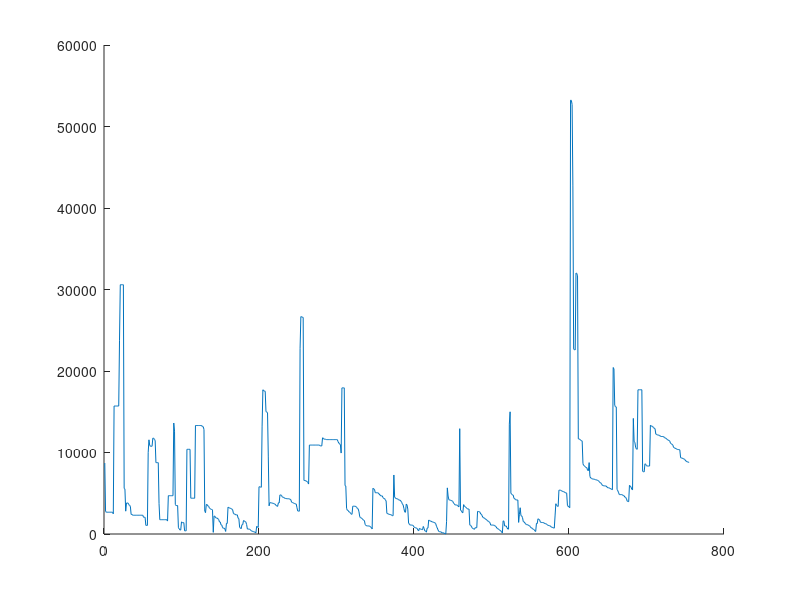

Write MATLAB code to recreate this figure.
clear all, close all, clc,hold on
plot([ ...
8711 ...
2774 ...
2674 ...
2674 ...
2674 ...
2674 ...
2674 ...
2674 ...
2674 ...
2674 ...
2674 ...
2474 ...
15704 ...
15704 ...
15704 ...
15704 ...
15704 ...
15704 ...
15704 ...
23704 ...
30584 ...
30584 ...
30584 ...
30584 ...
30584 ...
5584 ...
5513 ...
2802 ...
3802 ...
3802 ...
3802 ...
3603 ...
3503 ...
3403 ...
2403 ...
2403 ...
2303 ...
2303 ...
2303 ...
2303 ...
2303 ...
2303 ...
2303 ...
2303 ...
2303 ...
2303 ...
2303 ...
2303 ...
2303 ...
2303 ...
2056 ...
2056 ...
2056 ...
1056 ...
1056 ...
1056 ...
9976 ...
11557 ...
10857 ...
10764 ...
10764 ...
10764 ...
11764 ...
11764 ...
11595 ...
11495 ...
8756 ...
8756 ...
8756 ...
8756 ...
3756 ...
1756 ...
1756 ...
1756 ...
1756 ...
1756 ...
1756 ...
1756 ...
1756 ...
1756 ...
1756 ...
1589 ...
4699 ...
4699 ...
4699 ...
4699 ...
4699 ...
4699 ...
4699 ...
13619 ...
12619 ...
3619 ...
3491 ...
3491 ...
3491 ...
765 ...
660 ...
491 ...
491 ...
1491 ...
1391 ...
1391 ...
1391 ...
391 ...
391 ...
391 ...
10391 ...
10391 ...
10391 ...
10391 ...
10391 ...
4391 ...
4391 ...
4391 ...
4391 ...
4391 ...
4391 ...
13311 ...
13311 ...
13311 ...
13311 ...
13311 ...
13311 ...
13311 ...
13311 ...
13311 ...
13171 ...
13171 ...
12821 ...
2821 ...
2621 ...
3621 ...
3621 ...
3452 ...
3393 ...
3193 ...
3123 ...
3023 ...
3023 ...
2937 ...
202 ...
2202 ...
2187 ...
1987 ...
1979 ...
1944 ...
1875 ...
1775 ...
1475 ...
1475 ...
1125 ...
1095 ...
775 ...
720 ...
708 ...
608 ...
314 ...
1314 ...
1291 ...
3291 ...
3236 ...
3176 ...
3162 ...
3113 ...
3059 ...
2963 ...
2523 ...
2459 ...
2429 ...
2352 ...
2352 ...
2352 ...
1952 ...
1892 ...
817 ...
717 ...
650 ...
1150 ...
1150 ...
1650 ...
1613 ...
1529 ...
1469 ...
1169 ...
609 ...
609 ...
609 ...
579 ...
504 ...
408 ...
345 ...
315 ...
283 ...
263 ...
212 ...
147 ...
947 ...
868 ...
800 ...
5800 ...
5788 ...
5763 ...
5732 ...
13240 ...
17700 ...
17567 ...
17548 ...
17513 ...
15007 ...
14977 ...
14877 ...
9457 ...
3457 ...
3851 ...
3851 ...
3805 ...
3799 ...
3768 ...
3738 ...
3678 ...
3656 ...
3487 ...
3462 ...
3385 ...
3831 ...
3801 ...
4801 ...
4786 ...
4743 ...
4543 ...
4511 ...
4483 ...
4383 ...
4368 ...
4354 ...
4328 ...
4328 ...
4328 ...
4320 ...
4263 ...
4219 ...
3919 ...
3862 ...
3838 ...
3763 ...
3746 ...
3686 ...
3686 ...
3223 ...
2824 ...
2815 ...
2790 ...
22790 ...
26677 ...
26652 ...
26587 ...
26572 ...
6572 ...
6561 ...
6561 ...
6472 ...
6442 ...
6330 ...
6130 ...
10912 ...
10912 ...
10912 ...
10912 ...
10912 ...
10912 ...
10912 ...
10912 ...
10912 ...
10912 ...
10912 ...
10912 ...
10912 ...
10912 ...
10809 ...
10809 ...
10809 ...
11809 ...
11733 ...
11633 ...
11633 ...
11633 ...
11582 ...
11582 ...
11582 ...
11582 ...
11582 ...
11582 ...
11582 ...
11582 ...
11582 ...
11582 ...
11582 ...
11582 ...
11582 ...
11582 ...
11582 ...
11334 ...
11167 ...
11028 ...
10980 ...
9931 ...
17931 ...
17931 ...
17931 ...
17931 ...
5931 ...
5884 ...
3134 ...
2909 ...
2892 ...
2721 ...
2692 ...
2553 ...
2449 ...
2411 ...
3411 ...
3411 ...
3411 ...
3403 ...
3373 ...
3258 ...
3139 ...
3075 ...
2726 ...
2111 ...
2011 ...
1966 ...
1903 ...
1763 ...
1693 ...
1648 ...
1148 ...
1053 ...
1004 ...
987 ...
987 ...
987 ...
952 ...
836 ...
810 ...
610 ...
5610 ...
5511 ...
5486 ...
5063 ...
5063 ...
5063 ...
5063 ...
5028 ...
4892 ...
4811 ...
4681 ...
4681 ...
4681 ...
4464 ...
4354 ...
4354 ...
4188 ...
4072 ...
2532 ...
2512 ...
2438 ...
2414 ...
2390 ...
2369 ...
2342 ...
2242 ...
2242 ...
7242 ...
4536 ...
4393 ...
4353 ...
4326 ...
4297 ...
4218 ...
4159 ...
4144 ...
4044 ...
3896 ...
3700 ...
3562 ...
3112 ...
2712 ...
2663 ...
3663 ...
3557 ...
3057 ...
1347 ...
1199 ...
1099 ...
1099 ...
1099 ...
1072 ...
1047 ...
847 ...
800 ...
753 ...
743 ...
690 ...
490 ...
390 ...
690 ...
630 ...
578 ...
569 ...
527 ...
927 ...
679 ...
379 ...
361 ...
225 ...
725 ...
725 ...
1725 ...
1625 ...
1608 ...
1565 ...
1511 ...
1477 ...
1445 ...
1411 ...
1376 ...
1277 ...
947 ...
747 ...
507 ...
307 ...
282 ...
282 ...
248 ...
155 ...
155 ...
155 ...
76 ...
46 ...
5 ...
1505 ...
5660 ...
4660 ...
4202 ...
4165 ...
4150 ...
4111 ...
4076 ...
4002 ...
3802 ...
3702 ...
3567 ...
3567 ...
3567 ...
3511 ...
3411 ...
3336 ...
12923 ...
2923 ...
2871 ...
2671 ...
2604 ...
3604 ...
3416 ...
3351 ...
3265 ...
3165 ...
3065 ...
3065 ...
3065 ...
1107 ...
1047 ...
957 ...
757 ...
667 ...
639 ...
574 ...
774 ...
774 ...
774 ...
2774 ...
2758 ...
2738 ...
2689 ...
2459 ...
2425 ...
2225 ...
2025 ...
1970 ...
1970 ...
1832 ...
1799 ...
1700 ...
1635 ...
1534 ...
1495 ...
1395 ...
1095 ...
1095 ...
1095 ...
1095 ...
1085 ...
1038 ...
968 ...
879 ...
709 ...
667 ...
585 ...
522 ...
447 ...
370 ...
291 ...
111 ...
1611 ...
1581 ...
981 ...
981 ...
981 ...
767 ...
619 ...
590 ...
13480 ...
14994 ...
4994 ...
4890 ...
4792 ...
4770 ...
4372 ...
4326 ...
4227 ...
4172 ...
4172 ...
4172 ...
1423 ...
2423 ...
3223 ...
2248 ...
2218 ...
2018 ...
1520 ...
1500 ...
1370 ...
1250 ...
1150 ...
1141 ...
1133 ...
1033 ...
1019 ...
919 ...
756 ...
756 ...
620 ...
591 ...
523 ...
397 ...
307 ...
1307 ...
1275 ...
1875 ...
1776 ...
1759 ...
1459 ...
1427 ...
1408 ...
1408 ...
1408 ...
1323 ...
1276 ...
1256 ...
1231 ...
1124 ...
1064 ...
1036 ...
1011 ...
992 ...
864 ...
830 ...
789 ...
766 ...
715 ...
2215 ...
3715 ...
3515 ...
3429 ...
3378 ...
5378 ...
5378 ...
5378 ...
5335 ...
5259 ...
5217 ...
5198 ...
5159 ...
5084 ...
5039 ...
5017 ...
3477 ...
3409 ...
3331 ...
3229 ...
53229 ...
53210 ...
52710 ...
42710 ...
22710 ...
22611 ...
22587 ...
32017 ...
31977 ...
31677 ...
11677 ...
11677 ...
11590 ...
11517 ...
11462 ...
11405 ...
8626 ...
8406 ...
8353 ...
8253 ...
8156 ...
8136 ...
7816 ...
7761 ...
8761 ...
7051 ...
6871 ...
6845 ...
6745 ...
6745 ...
6745 ...
6695 ...
6665 ...
6645 ...
6629 ...
6570 ...
6538 ...
6439 ...
6298 ...
6277 ...
6157 ...
5968 ...
5941 ...
5907 ...
5907 ...
5907 ...
5874 ...
5774 ...
5675 ...
5675 ...
5656 ...
5591 ...
5556 ...
5469 ...
5429 ...
20429 ...
20252 ...
15773 ...
15619 ...
15589 ...
5449 ...
5312 ...
5061 ...
4833 ...
4833 ...
4833 ...
4833 ...
4807 ...
4722 ...
4697 ...
4547 ...
4471 ...
4380 ...
4043 ...
3996 ...
3971 ...
5971 ...
5852 ...
5773 ...
5493 ...
5414 ...
14183 ...
11348 ...
11254 ...
10596 ...
10472 ...
10389 ...
17698 ...
17698 ...
17698 ...
17698 ...
17698 ...
17698 ...
7698 ...
7628 ...
7621 ...
8621 ...
8534 ...
8382 ...
8337 ...
8341 ...
8341 ...
8341 ...
13341 ...
13241 ...
13241 ...
13181 ...
13053 ...
12984 ...
12920 ...
12270 ...
12205 ...
12166 ...
12137 ...
12124 ...
12081 ...
11987 ...
11962 ...
11962 ...
11962 ...
11952 ...
11846 ...
11781 ...
11756 ...
11642 ...
11602 ...
11503 ...
11477 ...
11396 ...
11133 ...
11071 ...
11002 ...
10903 ...
10616 ...
10581 ...
10517 ...
10474 ...
10421 ...
10362 ...
10362 ...
10362 ...
10300 ...
9361 ...
9345 ...
9304 ...
9259 ...
9226 ...
9163 ...
9064 ...
8946 ...
8879 ...
8861 ...
8806 ...
8782 ...
])